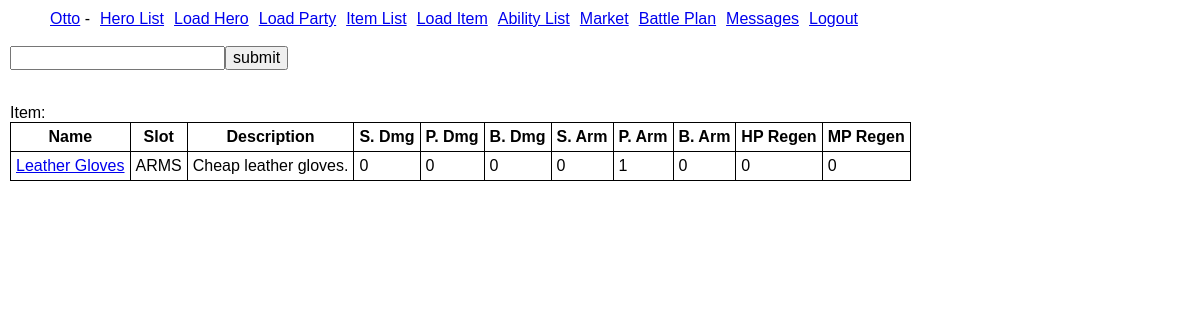
Screenshot of /loaditem.php?name=Leather Gloves (signed in) with the database file from the repository.
### tables this page shows
CREATE TABLE IF NOT EXISTS `items` (
  `id` int(11) NOT NULL AUTO_INCREMENT,
  `name` char(30) NOT NULL,
  `prefix_modifier` int(11) DEFAULT NULL,
  `suffix_modifier` int(11) DEFAULT NULL,
  `slot` char(30) NOT NULL,
  `des` char(255) NOT NULL DEFAULT '',
  `market` int(11) NOT NULL DEFAULT '0',
  `sdam` int(11) NOT NULL DEFAULT '0',
  `pdam` int(11) NOT NULL DEFAULT '0',
  `bdam` int(11) NOT NULL DEFAULT '0',
  `sarm` int(11) NOT NULL DEFAULT '0',
  `parm` int(11) NOT NULL DEFAULT '0',
  `barm` int(11) NOT NULL DEFAULT '0',
  `hpreg` int(11) NOT NULL DEFAULT '0',
  `mpreg` int(11) NOT NULL DEFAULT '0',
  PRIMARY KEY (`id`),
  UNIQUE KEY `fullname` (`prefix_modifier`,`name`,`suffix_modifier`)
);

### Classes/Item.php (called while the page is built, shortened)
<?php
class Item {
    protected static $friendClasses = array('Classes\Item', 'Classes\InventoryItem');
    private $name;
    private $prefix_modifier;
    private $suffix_modifier;
    private $slot;
    private $des;
    private $sdam;
    private $pdam;
    private $bdam;
    private $sarm;
    private $parm;
    private $barm;
    private $hpreg;
    private $mpreg;
    public function getSlot() { return $this->slot; }
    public function getDescription() { return $this->des; }
    public function getSDAM() { return $this->sdam; }
    public function getPDAM() { return $this->pdam; }
    public function getBDAM() { return $this->bdam; }
    public function getSARM() { return $this->sarm; }
    public function getPARM() { return $this->parm; }
    public function getBARM() { return $this->barm; }
    public function getHpRegen() { return $this->hpreg; }
    public function getMpRegen() { return $this->mpreg; }
    public function getFullName() {
        $prefix = is_null($this->prefix_modifier) ? '' : $this->prefix_modifier->getName() . ' ';
        $suffix = is_null($this->suffix_modifier) ? '' : ' ' . $this->suffix_modifier->getName();
        return $prefix . $this->name . $suffix;
    }
    public static function getItemByFullName($fullname) {
        $pdo = Environment::getDBConn();
        $stmt = $pdo->prepare('
            SELECT
              i.*
            FROM items i
            LEFT JOIN itemmodifiers im_prefix ON i.prefix_modifier = im_prefix.id
            LEFT JOIN itemmodifiers im_suffix ON i.suffix_modifier = im_suffix.id
            WHERE UPPER(TRIM(CONCAT(IFNULL(im_prefix.name, \'\'), \' \', i.name, \' \', IFNULL(im_suffix.name, \'\')))) = UPPER(:fullname)');
        $stmt->execute(array(':fullname' => $fullname));
        $result = $stmt->fetch();
        return self::loadItemFromArray($result);
    }
    public static function loadItemFromArray($arr) {
        if (!($trace = debug_backtrace(DEBUG_BACKTRACE_IGNORE_ARGS)) || !(isset($trace[1]['class']) && in_array($trace[1]['class'], static::$friendClasses))) {
            trigger_error('Member not available from calling class', E_USER_ERROR);
        }
        $item = new Item();
        $item->id = (int)$arr['id'];
        $item->name = $arr['name'];
        $item->slot = $arr['slot'];
        $item->des = $arr['des'];
        $item->market = (float)$arr['market'];
        $item->sdam = (int)$arr['sdam'];
        $item->pdam = (int)$arr['pdam'];
        $item->bdam = (int)$arr['bdam'];
        $item->sarm = (int)$arr['sarm'];
        $item->parm = (int)$arr['parm'];
        $item->barm = (int)$arr['barm'];
        $item->hpreg = (float)$arr['hpreg'];
        $item->mpreg = (float)$arr['mpreg'];
        return $item;
    }
}

### loaditem.php (the view, shortened to what this page needs)
<?php
require_once('/Includes/common.php');
require_once('/Classes/Item.php');
require_once('/Includes/menu.php');
echo '<form name="itemSearch" action="loaditem.php" method="GET">';
echo '<input type="text" name="name" />';
echo '<input type="submit" value="submit" />';
echo '</form>';
if (array_key_exists('name', $_GET)) {
    $item = Item::getItemByFullName($_GET['name']);
    $itemName = $item->getFullName();
    $itemSlot = $item->getSlot();
    $itemSDAM = $item->getSDAM();
    $itemPDAM = $item->getPDAM();
    $itemBDAM = $item->getBDAM();
    $itemSARM = $item->getSARM();
    $itemPARM = $item->getPARM();
    $itemBARM = $item->getBARM();
    $itemHpRegen = $item->getHpRegen();
    $itemMpRegen = $item->getMpRegen();
    $itemDesc = $item->getDescription();
    echo "<br/>Item:\n";
    echo "<table><tr><th>Name</th><th>Slot</th><th>Description</th><th>S. Dmg</th><th>P. Dmg</th><th>B. Dmg</th><th>S. Arm</th><th>P. Arm</th><th>B. Arm</th><th>HP Regen</th><th>MP Regen</th></tr>\n";
    echo "<tr>\n";
    echo "<td><a href=\"loaditem.php?name=$itemName\">$itemName</a></td>\n";
    echo "<td>$itemSlot</td>\n";
    echo "<td>$itemDesc</td>\n";
    echo "<td>$itemSDAM</td>\n";
    echo "<td>$itemPDAM</td>\n";
    echo "<td>$itemBDAM</td>\n";
    echo "<td>$itemSARM</td>\n";
    echo "<td>$itemPARM</td>\n";
    echo "<td>$itemBARM</td>\n";
    echo "<td>$itemHpRegen</td>\n";
    echo "<td>$itemMpRegen</td>\n";
    echo "</tr>\n";
    echo "</table>\n";
}

### Styles/main.css (style rules this page uses)
table { border: 1px solid black; border-collapse: collapse; }
table th { font-weight: bold; border: 1px solid black; padding: 5px; }
table td { border: 1px solid black; padding: 5px; }

### rows the page displays
items: name "Leather Gloves", slot "ARMS", des "Cheap leather gloves.", sdam "0", pdam "0", bdam "0", sarm "0", parm "1", barm "0", hpreg "0", mpreg "0"
